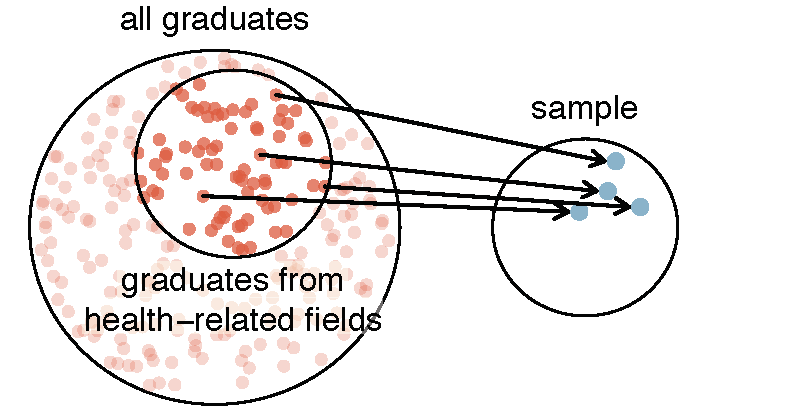

This chart was generated by the following R code:
library(openintro)
data(COL)

set.seed(52)
myPDF("popToSubSampleGraduates.pdf", 4, 2.1, mar=c(0,0,0,0))

plot(c(0,2), c(0,1.1), type='n', axes=F)
temp <- seq(0, 2*pi, 2*pi/100)
x <- 0.5+0.5*cos(temp)
y <- 0.5+0.5*sin(temp)
lines(x,y)

s <- matrix(runif(700), ncol=2)
S <- matrix(NA, 350, 2)
j <- 0
sub <- rep(FALSE, 1000)
for(i in 1:dim(s)[1]){
	if(sum((s[i,] - .5)^2) < .23){
		j <- j+1
		S[j,] <- s[i,]
	}
	if(sum((s[i,]-c(0.05, 0.18)-.5)^2) < .07){
		sub[j] <- TRUE
	}
}
points(S, col=COL[4,4-2*sub], pch=20)
text(0.5, 1, 'all graduates', pos=3)
lines((x-0.5)*2*sqrt(0.07)+0.55,(y-.5)*2*sqrt(0.07)+0.68)

set.seed(7)
N <- sample((1:j)[sub], 25)
lines((x-0.5)/2+1.5, (y-.5)/2+.5, pch=20)

SS <- (S[N,]-0.5)/2 + 0.5
points(SS[c(2, 5, 7, 15),1]+1, SS[c(2, 5, 7, 15),2], col=COL[1,2], pch=20, cex=1.5)
text(1.5, 0.75, 'sample', pos=3)

for(i in c(2, 5, 7, 15)){
	arrows(S[N[i],1], S[N[i],2], SS[i,1]+1-0.03, SS[i,2], length=0.08, col=COL[5], lwd=1.5)
}
rect(0.143, 0.2, 0.952, 0.301, border="#00000000", col="#FFFFFF88")
rect(0.236, 0.301, 0.858, 0.403, border="#00000000", col="#FFFFFF88")
text(0.55, 0.5+0.18-sqrt(0.07), 'graduates from\nhealth-related fields', pos=1)

dev.off()
